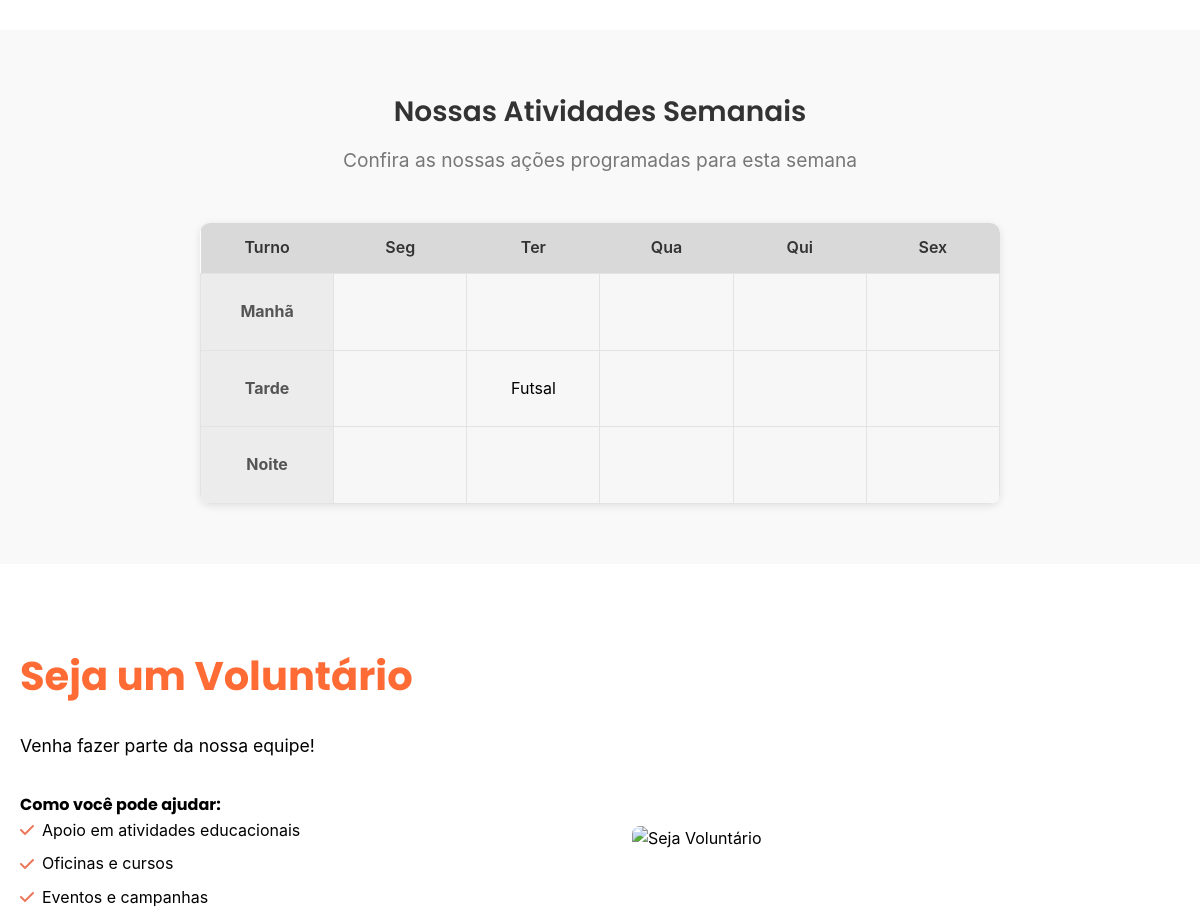
Before: / (middle part) with the older database file.
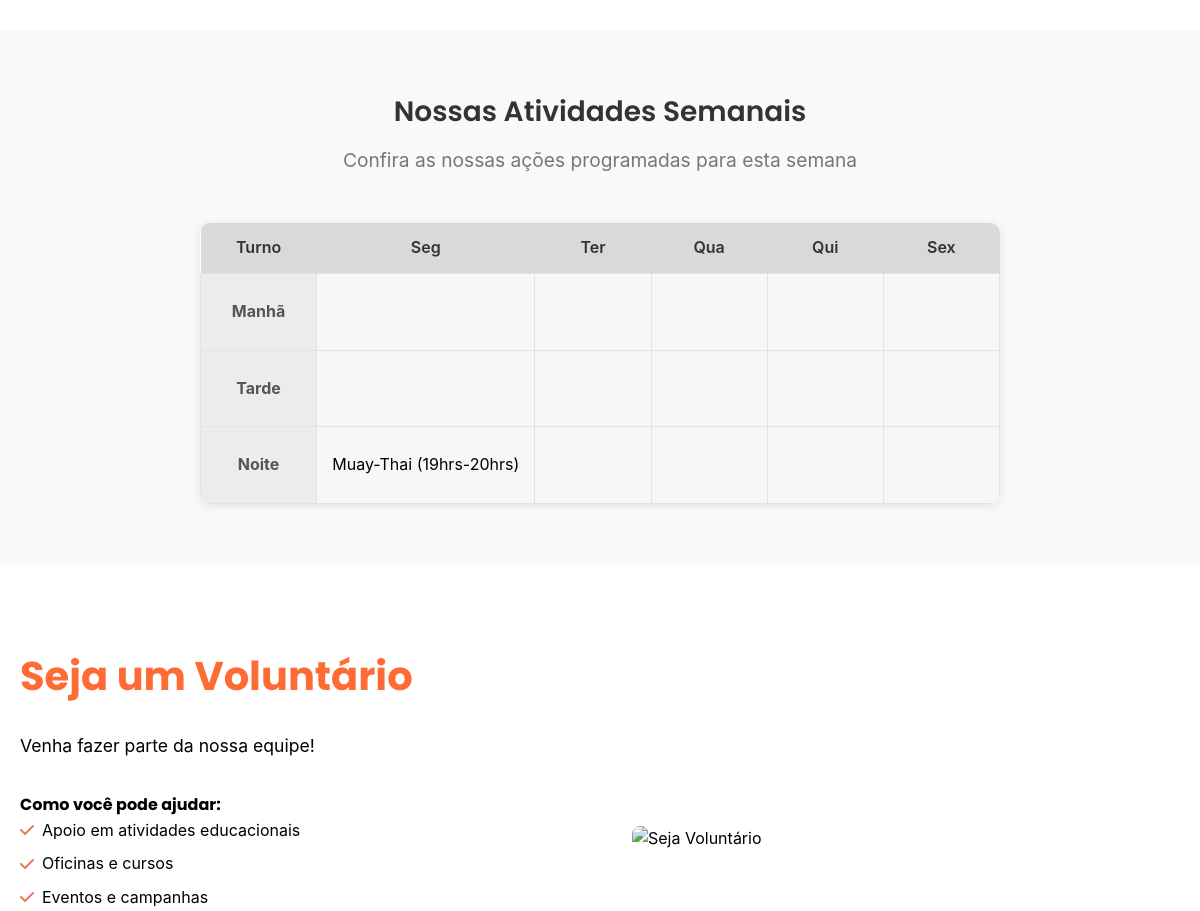
After: the same page with the newer database file.
### schedule/models.py (models this page shows, shortened)
class ScheduleEntry(models.Model):
    DAY_CHOICES = [
        ("seg", "Seg"),
        ("ter", "Ter"),
        ("qua", "Qua"),
        ("qui", "Qui"),
        ("sex", "Sex"),
    ]
    SHIFT_CHOICES = [
        ("manha", "Manhã"),
        ("tarde", "Tarde"),
        ("noite", "Noite"),
    ]
    day = models.CharField(max_length=3, choices=DAY_CHOICES)
    shift = models.CharField(max_length=6, choices=SHIFT_CHOICES)
    activity = models.CharField(max_length=200)
    created_at = models.DateTimeField(auto_now_add=True)
    class Meta:
        ordering = ["day", "shift", "activity"]
        verbose_name = "Atividade do Cronograma"
        verbose_name_plural = "Atividades do Cronograma"

### core/views.py (the view)
# urls.py: path("", views.home, name="home"),
def home(request):
    schedule_map = {d: {s: [] for s in ["manha", "tarde", "noite"]} for d in ["seg", "ter", "qua", "qui", "sex"]}
    for entry in ScheduleEntry.objects.all():
        schedule_map[entry.day][entry.shift].append(entry.activity)
    return render(request, "index.html", {"schedule_map": schedule_map})

### templates/index.html (shortened to what the changed rows need)
{% load static %}
<!DOCTYPE html>
<html lang="pt-br">
<head>
    <link rel="stylesheet" href="{% static 'style1.css' %}">
    <link rel="stylesheet" href="https://cdnjs.cloudflare.com/ajax/libs/font-awesome/6.0.0/css/all.min.css">
</head>
<body>
<section class="atividades-semanais" id="atividades-semanais">
      <div class="container">
        <div class="section-header">
          <h2 class="section-title">Nossas Atividades Semanais</h2>
        </div>
        <div class="agenda-semanal">
          <table id="agenda-semanal">
            <thead>
              <tr>
                <th>Turno</th>
                <th>Seg</th>
                <th>Ter</th>
                <th>Qua</th>
                <th>Qui</th>
                <th>Sex</th>
              </tr>
            </thead>
            <tbody>
              <tr>
                <td class="turno">Tarde</td>
                <td data-dia="seg" data-turno="tarde">{% for a in schedule_map.seg.tarde %}<div>{{ a }}</div>{% empty %}&nbsp;{% endfor %}</td>
                <td data-dia="ter" data-turno="tarde">{% for a in schedule_map.ter.tarde %}<div>{{ a }}</div>{% empty %}&nbsp;{% endfor %}</td>
                <td data-dia="qua" data-turno="tarde">{% for a in schedule_map.qua.tarde %}<div>{{ a }}</div>{% empty %}&nbsp;{% endfor %}</td>
                <td data-dia="qui" data-turno="tarde">{% for a in schedule_map.qui.tarde %}<div>{{ a }}</div>{% empty %}&nbsp;{% endfor %}</td>
                <td data-dia="sex" data-turno="tarde">{% for a in schedule_map.sex.tarde %}<div>{{ a }}</div>{% empty %}&nbsp;{% endfor %}</td>
              </tr>
              <tr>
                <td class="turno">Noite</td>
                <td data-dia="seg" data-turno="noite">{% for a in schedule_map.seg.noite %}<div>{{ a }}</div>{% empty %}&nbsp;{% endfor %}</td>
                <td data-dia="ter" data-turno="noite">{% for a in schedule_map.ter.noite %}<div>{{ a }}</div>{% empty %}&nbsp;{% endfor %}</td>
                <td data-dia="qua" data-turno="noite">{% for a in schedule_map.qua.noite %}<div>{{ a }}</div>{% empty %}&nbsp;{% endfor %}</td>
                <td data-dia="qui" data-turno="noite">{% for a in schedule_map.qui.noite %}<div>{{ a }}</div>{% empty %}&nbsp;{% endfor %}</td>
                <td data-dia="sex" data-turno="noite">{% for a in schedule_map.sex.noite %}<div>{{ a }}</div>{% empty %}&nbsp;{% endfor %}</td>
              </tr>
            </tbody>
          </table>
        </div>
      </div>
    </section>
<section class="voluntariado" id="voluntariado">
    <div class="container">
        <div class="voluntariado-content">
            <div class="voluntariado-text">
                <h2 class="voluntariado-titulo">Seja um Voluntário</h2>
            </div>
        </div>
    </div>
</section>
</body>
</html>

Changed rows visible on the page:
removed ScheduleEntry: tarde "Futsal"
added ScheduleEntry: noite "Muay-Thai (19hrs-20hrs)"
